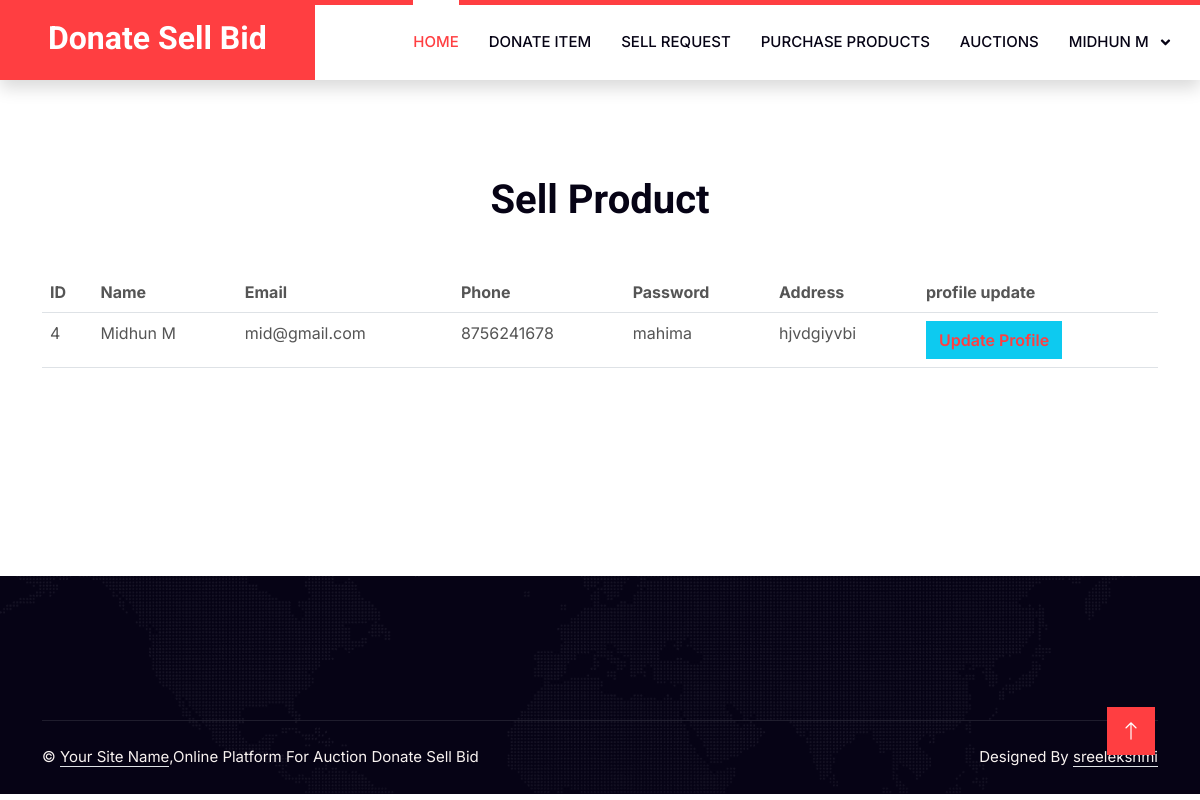
The app's page /edit_profile.php (signed in) with its own data.
### tables this page shows
CREATE TABLE IF NOT EXISTS `u_register` (
  `id` int(11) NOT NULL AUTO_INCREMENT,
  `name` varchar(223) NOT NULL,
  `email` varchar(223) NOT NULL,
  `phone` varchar(223) NOT NULL,
  `password` varchar(223) NOT NULL,
  `address` varchar(223) NOT NULL,
  PRIMARY KEY (`id`)
);

### edit_profile.php (the view, shortened to what this page needs)
<?php
include("header.php");
?>
    <div class="container-xxl py-5">
        <div class="container py-5">
            <div class="text-center wow fadeInUp" data-wow-delay="0.1s">
                <h1 class="mb-5">Sell Product</h1>
            </div>
			<table class="table table striped">
			<tr>
				<th>ID</th>
				<th>Name</th>
				<th>Email</th>
				<th>Phone</th>
				<th>Password</th>
				<th>Address</th>
				<th>profile update</th>
			</tr>
					<?php
		include("conn.php");
		$sel="select * from u_register where id='$_SESSION[uid]'";
		$res=mysqli_query($con,$sel);
        $row=mysqli_fetch_array($res)
		?>
		<tr>
			<td><?php echo $row['id'];?></td>
			<td><?php echo $row['name'];?></td>
			<td><?php echo $row['email'];?></td>
			<td><?php echo $row['phone'];?></td>
			<td><?php echo $row['password'];?></td>
			<td><?php echo $row['address'];?></td>
			<td><button class="btn btn-info"><a href="uprofile_update.php?id=<?php echo $row['id'];?>"><span>Update Profile</span></a></button></td>
		</tr>
		</table>
				</div>
				</div>
<?php
include("footer.php");
?>

### header.php (shortened to what this page needs)
<!DOCTYPE html>
<html lang="en">
<?php
 include("conn.php");
?>
<head>
    <link href="https://cdnjs.cloudflare.com/ajax/libs/font-awesome/5.10.0/css/all.min.css" rel="stylesheet">
    <link href="https://cdn.jsdelivr.net/npm/bootstrap-icons@1.4.1/font/bootstrap-icons.css" rel="stylesheet">
    <link href="lib/animate/animate.min.css" rel="stylesheet">
    <link href="lib/owlcarousel/assets/owl.carousel.min.css" rel="stylesheet">
    <link href="css/bootstrap.min.css" rel="stylesheet">
    <link href="css/style.css" rel="stylesheet">
</head>
<body>
    <nav class="navbar navbar-expand-lg bg-white navbar-light shadow border-top border-5 border-primary sticky-top p-0">
        <a href="index.html" class="navbar-brand bg-primary d-flex align-items-center px-4 px-lg-5">
            <h2 class="mb-2 text-white"><span class="uppercase-text">Donate Sell Bid</span></h2>
        </a>
		<?php
						   if($_SESSION['type']=='admin')
						   {
						   ?>
        <div class="collapse navbar-collapse" id="navbarCollapse">
            <div class="navbar-nav ms-auto p-4 p-lg-0">
                <a href="index.php" class="nav-item nav-link active">Home</a>
                <a href="receivedonation.php" class="nav-item nav-link">Receive Donation</a>
				                <a href="viewusell_product.php" class="nav-item nav-link">view Request</a>
                                <a href="all_product.php" class="nav-item nav-link">All Products</a>
                <a href="a_sellproduct2.php" class="nav-item nav-link">sell products</a>
                <a href="auctiondisplay.php" class="nav-item nav-link">view auction</a>
				<div class="nav-item dropdown">
            <a class="nav-link dropdown-toggle" href="#" id="navbarDropdown" role="button" data-bs-toggle="dropdown" aria-expanded="false">
                Reports
            </a>
            <ul class="dropdown-menu" aria-labelledby="navbarDropdown">
                <li><a class="dropdown-item" href="sales_report.php">Sales</a></li>
                <li><a class="dropdown-item" href="auction_report.php">Auction</a></li>
            </ul>
        </div>
        <a href="viewusers.php" class="nav-item nav-link">view users</a>
                <a href="logout.php" class="nav-item nav-link">logout</a>
            </div>
        </div>
		 <?php
						   }
						   elseif($_SESSION['type']=='user')
						   {
						   ?>
      <div class="collapse navbar-collapse" id="navbarCollapse">
    <div class="navbar-nav ms-auto p-4 p-lg-0">
        <a href="index.php" class="nav-item nav-link active">Home</a>
        <a href="donateitem.php" class="nav-item nav-link">Donate Item</a>
        <a href="u_sellproduct.php" class="nav-item nav-link">Sell Request</a>
        <a href="viewa_product.php" class="nav-item nav-link">Purchase Products</a>
        <a href="availableauction.php" class="nav-item nav-link">Auctions</a>
        <div class="nav-item dropdown">
            <a class="nav-link dropdown-toggle" href="#" id="navbarDropdown" role="button" data-bs-toggle="dropdown" aria-expanded="false">
                <?php
                    $user = "SELECT name FROM u_register WHERE id = $_SESSION[uid]";
                    $res=mysqli_query($con,$user);
                    $row=mysqli_fetch_assoc($res);
                    echo $row['name'];
                ?>
            </a>
        </div>
    </div>
</div>
		 <?php
						   }
						   ?>
    </nav>

### css/style.css (style rules this page uses)
:root { --primary: #FF3E41; --secondary: #51CFED; --light: #F8F2F0; --dark: #060315; }
.btn { font-weight: 600; transition: .5s; }
.navbar .dropdown-toggle::after { border: none; content: "\f107"; font-family: "Font Awesome 5 Free"; font-weight: 900; vertical-align: middle; margin-left: 8px; }
.navbar-light .navbar-nav .nav-link { position: relative; margin-right: 30px; padding: 25px 0; color: #FFFFFF; font-size: 15px; text-transform: uppercase; outline: none; }
.navbar-light .navbar-nav .nav-link:hover, .navbar-light .navbar-nav .nav-link.active { color: var(--primary); }
.navbar-light .navbar-brand, .navbar-light a.btn { height: 75px; }
.navbar-light .navbar-nav .nav-link { color: var(--dark); font-weight: 500; }
.navbar-light.sticky-top { top: -100px; transition: .5s; }
@media (min-width: 992px) { .navbar-light .navbar-nav .nav-link::before { position: absolute; content: ""; width: 0; height: 5px; top: -6px; left: 50%; background: #FFFFFF; transition: .5s; } }
@media (min-width: 992px) { .navbar-light .navbar-nav .nav-link:hover::before, .navbar-light .navbar-nav .nav-link.active::before { width: 100%; left: 0; } }

### records on screen
u_register: name "MIDHUN M", id "4", name "Midhun M", email "mid@gmail.com", phone "8756241678", password "mahima", address "hjvdgiyvbi"
